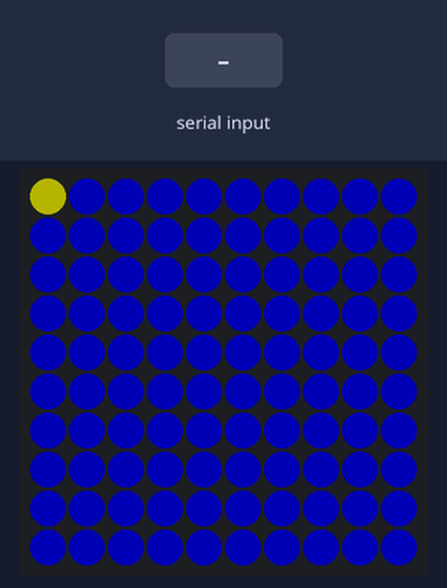
Bench run of a sketch on a simulated Arduino Uno, built with avr-gcc and run on an emulated ATmega328P. Parts: 10×10 RGB LED matrix (first LED top left, wired row by row). The inputs (shaded band) are chosen by the test bench. Dim RGB values are drawn brighter than linear; what the sketch prints to the serial monitor is not drawn.

Above: at 1.2 s.
1.3 s: byte 30 received over Serial
2.8 s: byte 90 received over Serial
Timing chart, 0 to 5.8 s (numbered marks = the images above; inputs shaded):
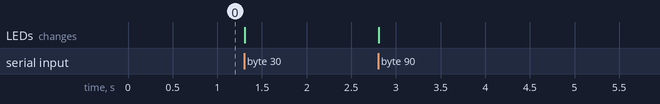

The sketch:

xyMatrixLEDS.ino
```cpp
#include <FastLED.h>
//#include <Adafruit_NeoPixel.h>

#define LED_PIN 3

#define COLOR_ORDER GRB
#define CHIPSET     WS2812B

#define BRIGHTNESS 64

const CRGB red = CRGB( 255, 0, 0);
const CRGB orange = CRGB( 255, 128, 0);
const CRGB yellow = CRGB( 255, 255, 0);
const CRGB green = CRGB( 0, 255, 0);
const CRGB blue = CRGB( 0, 26, 255);
const CRGB purple = CRGB( 102, 0, 204);
const CRGB pink = CRGB( 255, 0, 255);;
const CRGB white = CRGB( 255, 255, 255);
const CRGB off = CRGB( 0, 0, 0);


// Params for width and height
const uint8_t kMatrixWidth = 10;
const uint8_t kMatrixHeight = 10;

int xInt = 0;
int yInt = 0;
CRGB color = off;

#define NUM_LEDS (kMatrixWidth * kMatrixHeight)
CRGB leds_plus_safety_pixel[ NUM_LEDS + 1];
CRGB* leds( leds_plus_safety_pixel + 1);

//Adafruit_NeoPixel strip = Adafruit_NeoPixel(60, LED_PIN, NEO_GRB + NEO_KHZ800);


union {
  byte data_len[4];
  int data_len_int;
} read_data;

int16_t XY( uint8_t x, uint8_t y)
{
  uint16_t i;

  i = (x * kMatrixWidth) + y;

  return i;
}

void setup() {
  // put your setup code here, to run once:
  FastLED.addLeds<CHIPSET, LED_PIN, COLOR_ORDER>(leds, NUM_LEDS).setCorrection(TypicalSMD5050);
  FastLED.setBrightness( BRIGHTNESS );
  Serial.begin(9600);
  //pinMode(LED_PIN, OUTPUT);
  //digitalWrite (LED_PIN, HIGH);
  Serial.print("ready!");

  int i = 0;
  while (i < 100) {
    leds[i]  = CRGB::Blue;
    i = i+1;
  }


//  strip.begin();
//  strip.show();

}

void loop() {
  // put your main code here, to run repeatedly:

  //uint32_t ms = millis();
  //byte pixelHue = ((int32_t)cos16( ms * (27/1) ) * (350 / kMatrixWidth))/32763;

  leds[ XY(0, 0)]  = CRGB::Yellow;
  FastLED.show();
  //color = orange;

//  if (Serial.available() < 4) {
//    for (i = 0; i < 4; i++) {
//      read_data.data_len[i] = (byte)Serial.read();
//    }
//  }
//  Serial.write(read_data.data_len_int);

//  int valX = 0;
//  int valY = 0;
//  int hms = 0;

  Serial.write("x");

  if (Serial.available()) {
    char ch = Serial.read();
    //if (ch == '0') {
    leds[ XY(0, 0)] = CRGB::Red;
    FastLED.show();
    //delay(1000);
    //}
  }

  //FastLED.show();


    //char valX = Serial.read();
    //char valY = Serial.read();
    //char hms = Serial.read();
    //int x = 0;
    //int y = 0;
//    if (valX >= '0' && valX <= '9' ) {
//      x = valX - '0';
//    }
//    if (valY >= '0' && valY <= '9' ) {
//      y = valY - '0';
//    }
//    if (hms == 'h') {
//      color = red;
//    }
//    else if (hms == 'm') {
//      color = white;
//    }
//    else if (hms == 's') {
//      color = yellow;
//    }

    //Serial.write(hms);

    //leds[ XY(x, y)] = color;
    //FastLED.show();
    //delay(100000000);


    //leds[ XY(0, 0)] = purple;
    //delay(10000000);
    //FastLED.show();
    //delay(10000000);
  //}


  //leds[ XY(0, 1)] = color;
  //FastLED.show();

//  if (Serial.available()) {
////    Serial.print("hi");
//    char x = Serial.read();
//    if (x == 'b') {
////      color = green;
////      yInt = 1;
////    }
////    else if (x == 'b') {
////      color = red;
////      yInt = 2;
////    }
//      color = red;
//    }
//    //char y = Serial.read();
//    //char hms = Serial.read(); // hit/miss/ship
//    //if (x == 'z') {
//      //color = red;
//    //}
//    //if (y == '1') {
//      //color = orange;
//    //}
//    //if (hms == 'l') {
//      //color = green;
//    //}
//    //x = Serial.parseInt();
//    //Serial.print(x);
//    //color = green;
//  }
}
```
